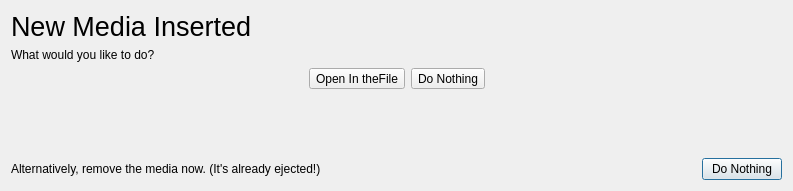
<?xml version="1.0" encoding="UTF-8"?>
<ui version="4.0">
 <class>NewMedia</class>
 <widget class="QDialog" name="NewMedia">
  <property name="geometry">
   <rect>
    <x>0</x>
    <y>0</y>
    <width>793</width>
    <height>191</height>
   </rect>
  </property>
  <property name="windowTitle">
   <string>Dialog</string>
  </property>
  <layout class="QVBoxLayout" name="verticalLayout">
   <item>
    <widget class="QLabel" name="label">
     <property name="font">
      <font>
       <pointsize>20</pointsize>
      </font>
     </property>
     <property name="text">
      <string>New Media Inserted</string>
     </property>
    </widget>
   </item>
   <item>
    <widget class="QLabel" name="description">
     <property name="text">
      <string>What would you like to do?</string>
     </property>
    </widget>
   </item>
   <item>
    <layout class="QHBoxLayout" name="horizontalLayout">
     <item>
      <spacer name="horizontalSpacer_2">
       <property name="orientation">
        <enum>Qt::Horizontal</enum>
       </property>
       <property name="sizeHint" stdset="0">
        <size>
         <width>40</width>
         <height>20</height>
        </size>
       </property>
      </spacer>
     </item>
     <item>
      <widget class="QToolButton" name="openFiles">
       <property name="text">
        <string>Open In theFile</string>
       </property>
       <property name="icon">
        <iconset theme="system-file-manager"/>
       </property>
       <property name="iconSize">
        <size>
         <width>48</width>
         <height>48</height>
        </size>
       </property>
       <property name="toolButtonStyle">
        <enum>Qt::ToolButtonTextUnderIcon</enum>
       </property>
      </widget>
     </item>
     <item>
      <widget class="QToolButton" name="doNothingOptionToolButton">
       <property name="text">
        <string>Do Nothing</string>
       </property>
       <property name="icon">
        <iconset theme="dialog-cancel"/>
       </property>
       <property name="iconSize">
        <size>
         <width>48</width>
         <height>48</height>
        </size>
       </property>
       <property name="toolButtonStyle">
        <enum>Qt::ToolButtonTextUnderIcon</enum>
       </property>
      </widget>
     </item>
     <item>
      <spacer name="horizontalSpacer_3">
       <property name="orientation">
        <enum>Qt::Horizontal</enum>
       </property>
       <property name="sizeHint" stdset="0">
        <size>
         <width>40</width>
         <height>20</height>
        </size>
       </property>
      </spacer>
     </item>
    </layout>
   </item>
   <item>
    <spacer name="verticalSpacer">
     <property name="orientation">
      <enum>Qt::Vertical</enum>
     </property>
     <property name="sizeHint" stdset="0">
      <size>
       <width>20</width>
       <height>40</height>
      </size>
     </property>
    </spacer>
   </item>
   <item>
    <layout class="QHBoxLayout" name="horizontalLayout_2">
     <item>
      <widget class="QLabel" name="label_3">
       <property name="text">
        <string>Alternatively, remove the media now. (It's already ejected!)</string>
       </property>
      </widget>
     </item>
     <item>
      <spacer name="horizontalSpacer">
       <property name="orientation">
        <enum>Qt::Horizontal</enum>
       </property>
       <property name="sizeHint" stdset="0">
        <size>
         <width>40</width>
         <height>20</height>
        </size>
       </property>
      </spacer>
     </item>
     <item>
      <widget class="QPushButton" name="closeButton">
       <property name="text">
        <string>Do Nothing</string>
       </property>
       <property name="icon">
        <iconset theme="dialog-cancel"/>
       </property>
      </widget>
     </item>
    </layout>
   </item>
  </layout>
 </widget>
 <resources/>
 <connections/>
</ui>
